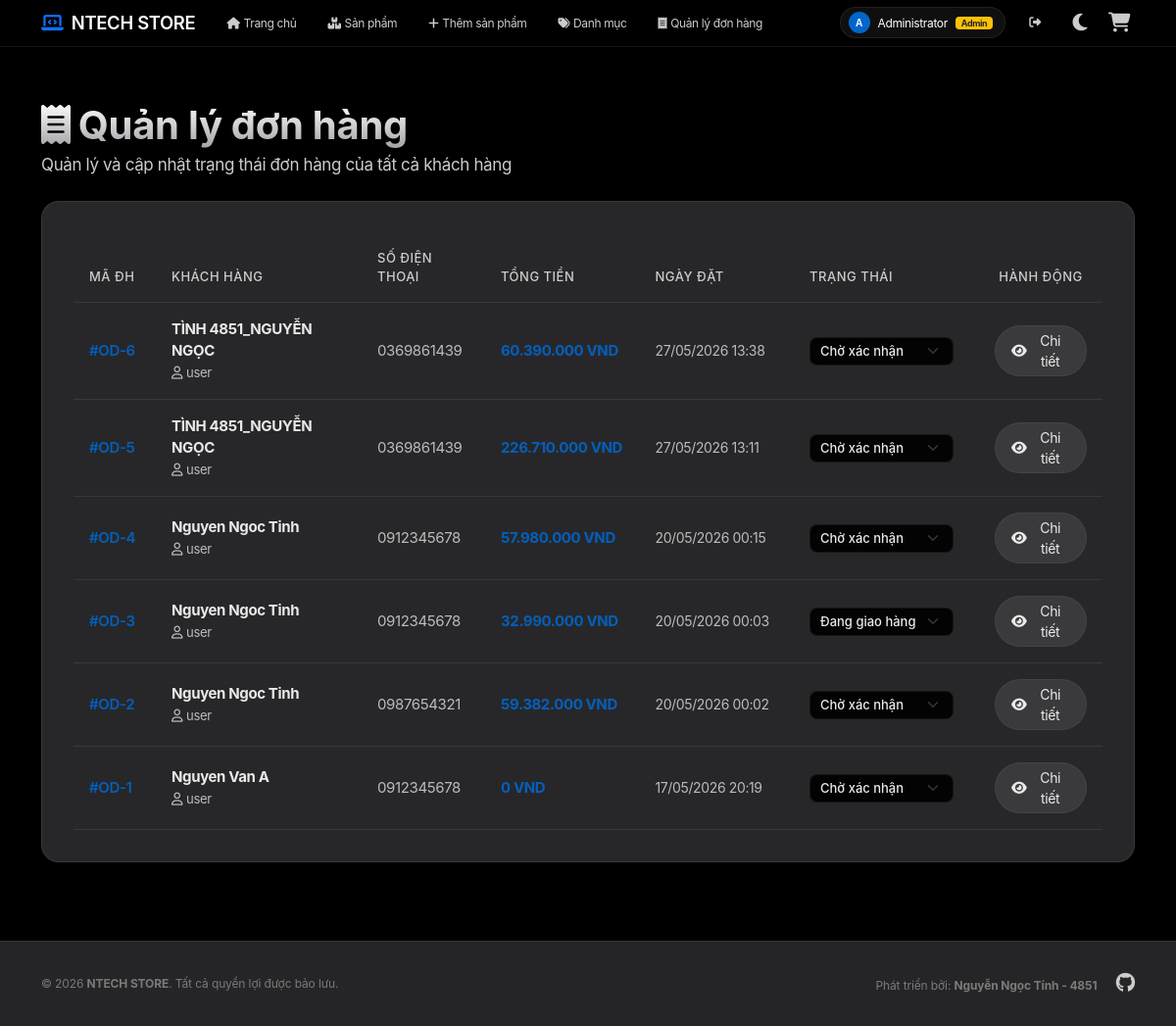
Before: /Order (signed in) with the older database file.
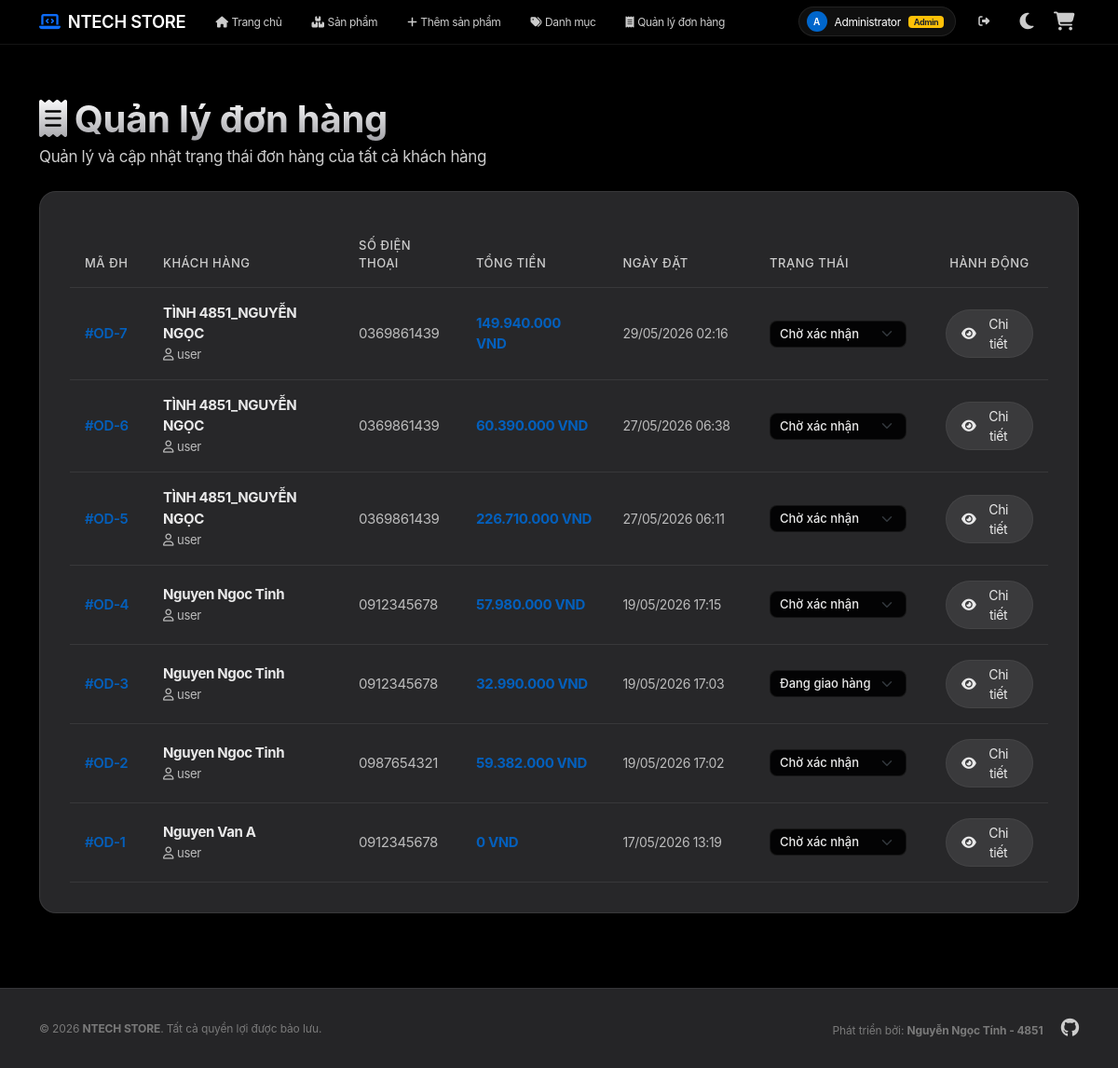
After: the same page with the newer database file.
### tables this page shows
CREATE TABLE `orders` (
  `id` int NOT NULL AUTO_INCREMENT,
  `account_id` int DEFAULT NULL,
  `name` varchar(255) NOT NULL,
  `phone` varchar(20) NOT NULL,
  `address` text NOT NULL,
  `coupon_code` varchar(50) DEFAULT NULL,
  `discount_amount` decimal(15,2) DEFAULT '0.00',
  `total_amount` decimal(15,2) DEFAULT '0.00',
  `status` varchar(50) DEFAULT 'Chờ xác nhận',
  `created_at` timestamp NULL DEFAULT CURRENT_TIMESTAMP,
  PRIMARY KEY (`id`),
  KEY `fk_orders_account` (`account_id`),
  CONSTRAINT `fk_orders_account` FOREIGN KEY (`account_id`) REFERENCES `account` (`id`) ON DELETE SET NULL
);

CREATE TABLE `account` (
  `id` int NOT NULL AUTO_INCREMENT,
  `username` varchar(255) NOT NULL,
  `fullname` varchar(255) NOT NULL,
  `password` varchar(255) NOT NULL,
  `role` varchar(50) DEFAULT 'user',
  `created_at` timestamp NULL DEFAULT CURRENT_TIMESTAMP,
  PRIMARY KEY (`id`),
  UNIQUE KEY `username` (`username`)
);

### index.php (called while the page is built, shortened)
<?php
$url = $_GET['url'] ?? '';
$url = rtrim($url, '/');
$url = filter_var($url, FILTER_SANITIZE_URL);
$url = explode('/', $url);
$action = isset($url[1]) && $url[1] != '' ? $url[1] : 'index';
$controller = new $controllerName();
call_user_func_array([$controller, $action], array_slice($url, 2));
?>

### app/config/database.php (called while the page is built, shortened)
<?php
class Database {
    private $host = "localhost";
    private $db_name = "my_store";
    private $username = "root";
    private $password = "";
    public function getConnection() {
        $this->conn = null;
        try {
            $this->conn = new PDO("mysql:host=" . $this->host . ";dbname=" . $this->db_name, $this->username, $this->password);
            $this->conn->exec("SET NAMES utf8mb4");
            $this->conn->setAttribute(PDO::ATTR_ERRMODE, PDO::ERRMODE_EXCEPTION);
        } catch(PDOException $exception) {
            echo "Connection error: " . $exception->getMessage();
        }
        return $this->conn;
    }
}
?>

### app/models/OrderModel.php (called while the page is built, shortened)
<?php
class OrderModel
{
    private $conn;
    private $table_name = "orders";
    public function __construct($db)
    {
        $this->conn = $db;
    }
    public function getAllOrders()
    {
        $query = "SELECT o.*, a.username, a.fullname
                  FROM " . $this->table_name . " o
                  LEFT JOIN account a ON o.account_id = a.id
                  ORDER BY o.id DESC";
        $stmt = $this->conn->prepare($query);
        $stmt->execute();
        return $stmt->fetchAll(PDO::FETCH_OBJ);
    }
}
?>

### app/views/order/admin_orders.php (the view, shortened to what the changed rows need)
<?php include 'app/views/shares/header.php'; ?>
<div class="row align-items-center mb-4">
    <div class="col-md-6">
        <h1 class="text-gradient fw-bold mb-1"><i class="fa-solid fa-receipt me-2 text-primary"></i>Quản lý đơn hàng</h1>
    </div>
</div>
<div class="glass-card">
    <?php if (empty($orders)): ?>
        <div class="text-center py-5">
            <div class="mb-3 text-muted">
                <i class="fa-solid fa-inbox fs-1"></i>
            </div>
            <h5>Không có đơn hàng nào</h5>
            <p class="text-muted mb-0">Hệ thống chưa ghi nhận đơn hàng nào.</p>
        </div>
    <?php else: ?>
        <div class="table-responsive">
            <table class="table table-premium mb-0">
                <thead>
                    <tr>
                        <th style="width: 8%;">Mã ĐH</th>
                        <th style="width: 20%;">Khách hàng</th>
                        <th style="width: 12%;">Số điện thoại</th>
                        <th style="width: 15%;">Tổng tiền</th>
                        <th style="width: 15%;">Ngày đặt</th>
                        <th style="width: 18%;">Trạng thái</th>
                        <th style="width: 12%;" class="text-center">Hành động</th>
                    </tr>
                </thead>
                <tbody>
                    <?php foreach ($orders as $order): ?>
                        <tr>
                            <td>
                                <a href="<?php echo BASE_URL; ?>/Order/show/<?php echo $order->id; ?>" class="fw-semibold text-decoration-none" style="color: var(--primary);">
                                    #OD-<?php echo $order->id; ?>
                                </a>
                            </td>
                            <td>
                                <div>
                                    <strong style="color: var(--text-main);"><?php echo htmlspecialchars($order->name, ENT_QUOTES, 'UTF-8'); ?></strong>
                                </div>
                                <small class="text-muted">
                                    <i class="fa-regular fa-user me-1"></i><?php echo htmlspecialchars($order->username ?? 'Khách vãng lai', ENT_QUOTES, 'UTF-8'); ?>
                                </small>
                            </td>
                            <td><span class="text-muted"><?php echo htmlspecialchars($order->phone, ENT_QUOTES, 'UTF-8'); ?></span></td>
                            <td>
                                <strong style="color: var(--primary);"><?php echo number_format($order->total_amount, 0, ',', '.'); ?> VND</strong>
                            </td>
                            <td>
                                <span class="text-muted" style="font-size: 14px;">
                                    <?php echo date('d/m/Y H:i', strtotime($order->created_at)); ?>
                                </span>
                            </td>
                            <td>
                                <form action="<?php echo BASE_URL; ?>/Order/updateStatus" method="POST" class="d-inline">
                                    <select name="status" class="form-select form-select-sm status-select" onchange="this.form.submit()" style="border-radius: 8px; font-size: 13px; font-weight: 500; padding: 4px 10px; width: auto; display: inline-block;">
                                        <option value="Chờ xác nhận" <?php echo $order->status === 'Chờ xác nhận' ? 'selected' : ''; ?>>Chờ xác nhận</option>
                                        <option value="Đang giao hàng" <?php echo $order->status === 'Đang giao hàng' ? 'selected' : ''; ?>>Đang giao hàng</option>
                                    </select>
                                </form>
                            </td>
                            <td class="text-center">
                                <a href="<?php echo BASE_URL; ?>/Order/show/<?php echo $order->id; ?>" class="btn btn-sm btn-glass-secondary py-1 px-3" title="Xem chi tiết">
                                    <i class="fa-solid fa-eye me-1"></i> Chi tiết
                                </a>
                            </td>
                        </tr>
                    <?php endforeach; ?>
                </tbody>
            </table>
        </div>
    <?php endif; ?>
</div>
<?php include 'app/views/shares/footer.php'; ?>

Changed rows visible on the page:
added orders: id "7", name "TÌNH 4851_NGUYỄN NGỌC", account.username "user", phone "0369861439", total_amount "149.940.000", created_at "29/05/2026 02:16", status "Chờ xác nhận"
changed orders id 6: created_at "27/05/2026 13:38" → "27/05/2026 06:38"
changed orders id 5: created_at "27/05/2026 13:11" → "27/05/2026 06:11"
changed orders id 4: created_at "20/05/2026 00:15" → "19/05/2026 17:15"
changed orders "Đang giao hàng": created_at "20/05/2026 00:03" → "19/05/2026 17:03"
changed orders id 2: created_at "20/05/2026 00:02" → "19/05/2026 17:02"
changed orders "Nguyen Van A": created_at "17/05/2026 20:19" → "17/05/2026 13:19"
